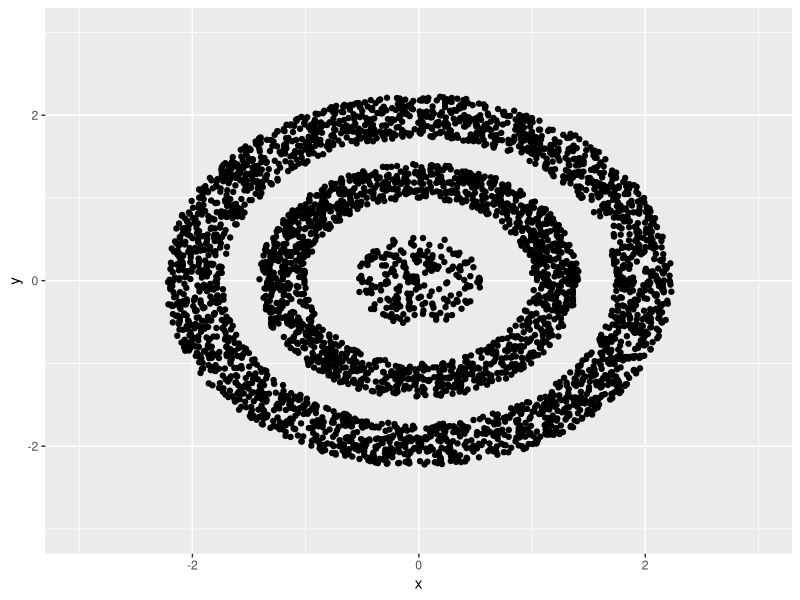
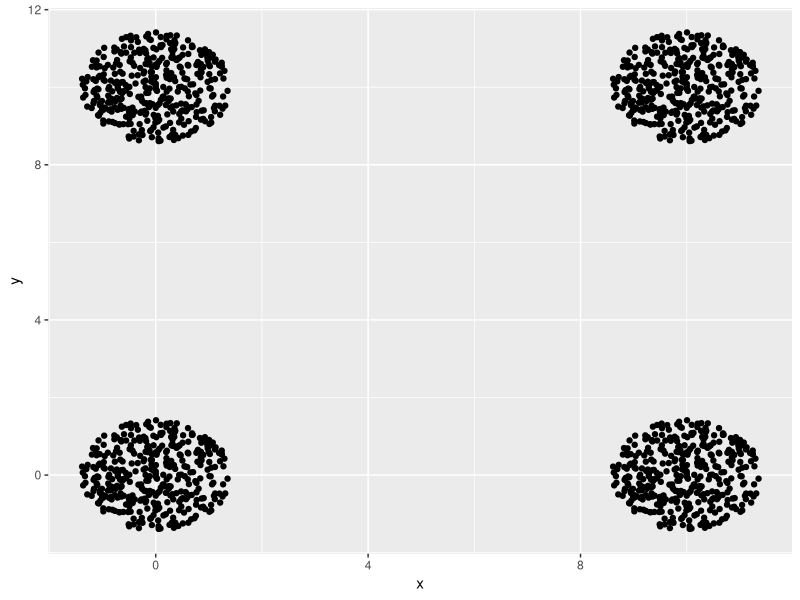

Write the R code that produced these figures, in order.
# ============================================================================
# kita mulai dari nol yah
rm(list=ls())

# libraries
library(dplyr)
library(tidyr)
library(ggplot2)
# ============================================================================


# ============================================================================
# data pertama
# kita akan buat data berbentuk donat
x = runif(1000,min = -1,max = 1)
y = runif(1000,min = -1,max = 1)

# bentuk lingkaran
lingkaran = function(x,y){
  marker = x^2 + y^2
  marker <= .3
}

# kita bikin dot pertama
df_1 = 
  data.frame(x,y) %>%
  mutate(masuk = lingkaran(x,y)) %>%
  filter(masuk == T) %>%
  mutate(cluster = 1)

# data kedua
# kita akan buat donatnya
x = runif(8000,min = -2,max = 2)
y = runif(8000,min = -2,max = 2)

# bentuk lingkaran
lingkaran = function(x,y){
  marker = x^2 + y^2
  marker <= 2 & marker >= 1
}

# kita bikin dot kedua
df_2 = 
  data.frame(x,y) %>%
  mutate(masuk = lingkaran(x,y)) %>%
  filter(masuk == T) %>%
  mutate(cluster = 2) 

# data ketiga
# kita akan buat donatnya
x = runif(40000,min = -5,max = 5)
y = runif(40000,min = -5,max = 5)

# bentuk lingkaran
lingkaran = function(x,y){
  marker = x^2 + y^2
  marker <= 5 & marker >= 3
}

# kita bikin dot kedua
df_3 = 
  data.frame(x,y) %>%
  mutate(masuk = lingkaran(x,y)) %>%
  filter(masuk == T) %>%
  mutate(cluster = 3) 

 df = rbind(df_1,df_2)
 df = rbind(df,df_3)
 
 df %>%
  ggplot(aes(x,y)) +
  geom_point() +
  xlim(-3,3) +
  ylim(-3,3)

write.csv(df,"donat.csv")
# ============================================================================


# ============================================================================
# data kedua
# yakni adalah data contoh untuk k-means
rm(list=ls())

x = runif(1000,min = -2,max = 2)
y = runif(1000,min = -2,max = 2)

lingkaran = function(x,y){
  marker = x^2 + y^2
  marker <= 2
}

df_1 = data.frame(x,y) %>% 
       rowwise() %>%
       mutate(marker = lingkaran(x,y)) %>%
       ungroup() %>%
       filter(marker == T) %>%
       select(-marker)
df_2 = data.frame(x = (df_1$x + 10),
                  y = (df_1$y))
df_3 = data.frame(x = (df_1$x + 10),
                  y = (df_1$y + 10))
df_4 = data.frame(x = (df_1$x),
                  y = (df_1$y + 10))

df = rbind(df_1,df_2)
df = rbind(df,df_3)
df = rbind(df,df_4)

df %>%
  ggplot(aes(x,y)) +
  geom_point()